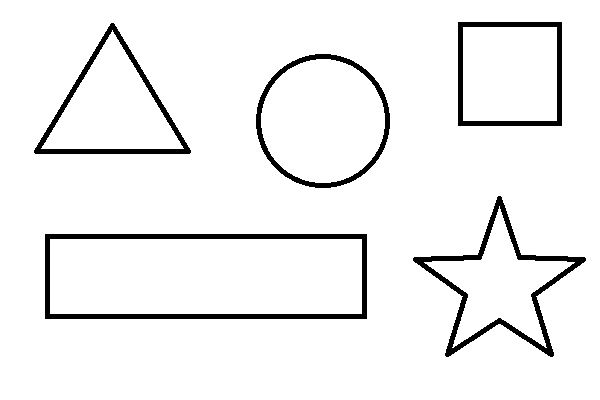
#> input picture Bootcamp OpenCV/shapes.png, 600 x 400 px
$ jupyter execute '24_Mini Project # 2 - Identifying Contours by Shape.ipynb'
#> lines starting #> are read from the running program, lines starting #| are printed output that depends on the picture; after the words box and inside, x2 and y2 are one past the last pixel; in counts of white or black regions, pixels touching at a corner belong together
[cell 1]
import numpy as np
import cv2

image = cv2.imread('./shapes.png')
#> image is the input picture: shape (400, 600, 3); 94.5% white; 5 black regions, box (x1, y1, x2, y2) and area: (45, 234, 367, 319) 3970, (413, 196, 586, 357) 3066, (34, 23, 191, 154) 2224, (256, 54, 390, 188) 2018, (458, 22, 562, 126) 1980
gray = cv2.cvtColor(image, cv2.COLOR_BGR2GRAY)

cv2.imshow('Identifying Shapes',image)
cv2.waitKey(0)

ret, thresh = cv2.threshold(gray, 127, 255, 1)
#> thresh: shape (400, 600); 5.5% white; 5 white regions

contours, hierarchy = cv2.findContours(thresh.copy(), cv2.RETR_LIST, cv2.CHAIN_APPROX_NONE)
#> contours = 10 contours; largest, box (x1, y1, x2, y2) and area: (45, 234, 367, 319) 26964, (49, 238, 363, 315) 23786, (256, 54, 390, 188) 13901, (260, 58, 386, 184) 12247, (458, 22, 562, 126) 10609

for cnt in contours:

    approx = cv2.approxPolyDP(cnt, 0.01*cv2.arcLength(cnt,True),True)

    if len(approx) == 3:
        shape_name = "Triangle"
        cv2.drawContours(image,[cnt],0,(200,255,0),-1)

        # Find contour center to place text at the center
        M = cv2.moments(cnt)
        cx = int(M['m10'] / M['m00'])
        cy = int(M['m01'] / M['m00'])
        cv2.putText(image, shape_name, (cx-40, cy), cv2.FONT_HERSHEY_SIMPLEX, 0.75, (0, 0, 0), 1)

    elif len(approx) == 4:
        x,y,w,h = cv2.boundingRect(cnt)
        M = cv2.moments(cnt)
        cx = int(M['m10'] / M['m00'])
        cy = int(M['m01'] / M['m00'])

        # Check to see if 4-side polygon is square or rectangle
        # cv2.boundingRect returns the top left and then width and
        if abs(w-h) <= 3:
            shape_name = "Square"

            # Find contour center to place text at the center
            cv2.drawContours(image, [cnt], 0, (0, 125 ,255), -1)
            cv2.putText(image, shape_name, (cx-40, cy), cv2.FONT_HERSHEY_SIMPLEX, 0.75, (0, 0, 0), 1)
        else:
            shape_name = "Rectangle"

            # Find contour center to place text at the center
            cv2.drawContours(image, [cnt], 0, (0, 0, 255), -1)
            M = cv2.moments(cnt)
            cx = int(M['m10'] / M['m00'])
            cy = int(M['m01'] / M['m00'])
            cv2.putText(image, shape_name, (cx-50, cy+10), cv2.FONT_HERSHEY_SIMPLEX, 0.75, (0, 0, 0), 1)

    elif len(approx) == 10:
        shape_name = "Star"
        cv2.drawContours(image, [cnt], 0, (255, 255, 0), -1)
        M = cv2.moments(cnt)
        cx = int(M['m10'] / M['m00'])
        cy = int(M['m01'] / M['m00'])
        cv2.putText(image, shape_name, (cx-18, cy), cv2.FONT_HERSHEY_SIMPLEX, 0.75, (0, 0, 0), 1)


    elif len(approx) >= 15:
        shape_name = "Circle"
        cv2.drawContours(image, [cnt], 0, (0, 255, 255), -1)
        M = cv2.moments(cnt)
        cx = int(M['m10'] / M['m00'])
        cy = int(M['m01'] / M['m00'])
        cv2.putText(image, shape_name, (cx-35, cy), cv2.FONT_HERSHEY_SIMPLEX, 0.75, (0, 0, 0), 1)

    cv2.imshow('Identifying Shapes',image)
    cv2.waitKey()
#> this loop made 10 passes
#> (approx, x, y, w, h, shape_name) on passes 1, 2, 8, 10: ([[49, 239], [361, 238], [362, 313], [50, 314]], 49, 238, 314, 77, 'Rectangle'), ([[45, 234], [45, 318], [366, 318], [366, 234]], 45, 234, 322, 85, 'Rectangle'), ([[462, 27], [556, 26], [557, 120], [463, 121]], 462, 26, 96, 96, 'Square'), ([[458, 22], [458, 125], [561, 125], [561, 22]], 458, 22, 104, 104, 'Square')
#> (approx, shape_name) on passes 7, 9: ([[40, 148], [112, 29], [184, 148]], 'Triangle'), ([[34, 150], [190, 152], [113, 23]], 'Triangle')
#> pass 1, `cv2.imshow('Identifying Shapes',image)`:
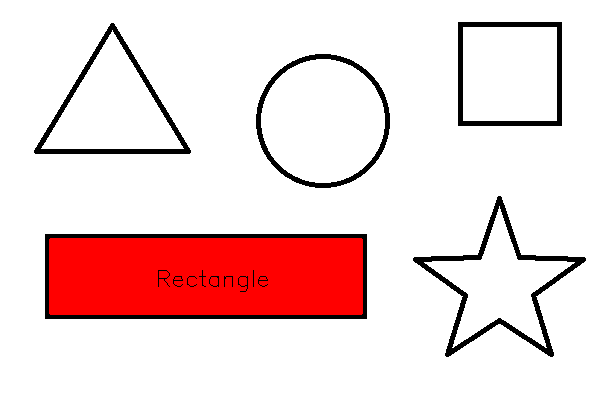
#> window 'Identifying Shapes': shape (400, 600, 3); mean B, G, R 216.1, 216.1, 241.4
#> pass 2, `cv2.imshow('Identifying Shapes',image)`:
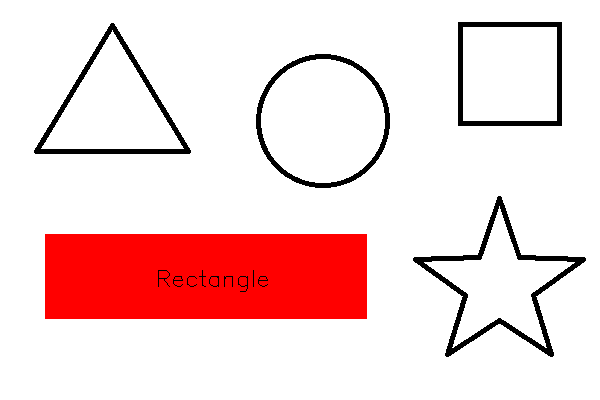
#> window 'Identifying Shapes': shape (400, 600, 3); mean B, G, R 216.1, 216.1, 244.8
#> after the loop:
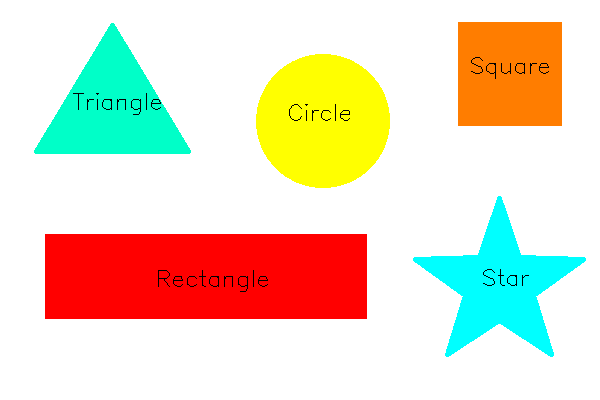
#> image: shape (400, 600, 3); mean B, G, R 196.7, 219.5, 231.8

cv2.destroyAllWindows()

$ run again, with Bootcamp OpenCV/Star.png copied over Bootcamp OpenCV/shapes.png
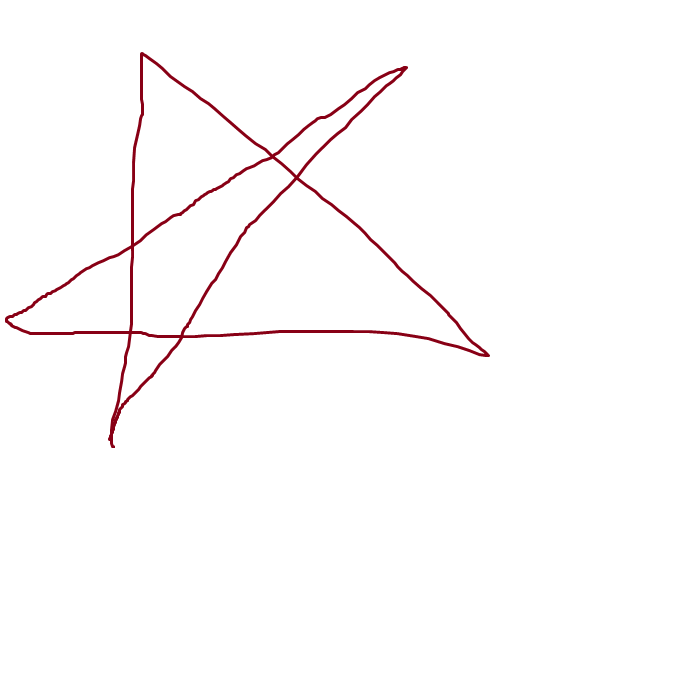
#> input picture Bootcamp OpenCV/Star.png, 700 x 700 px
#> image is the input picture: shape (700, 700, 3); mean B, G, R 251.7, 251.4, 253.3
#> `ret, thresh = cv2.threshold(gray, 127, 255, 1)`:
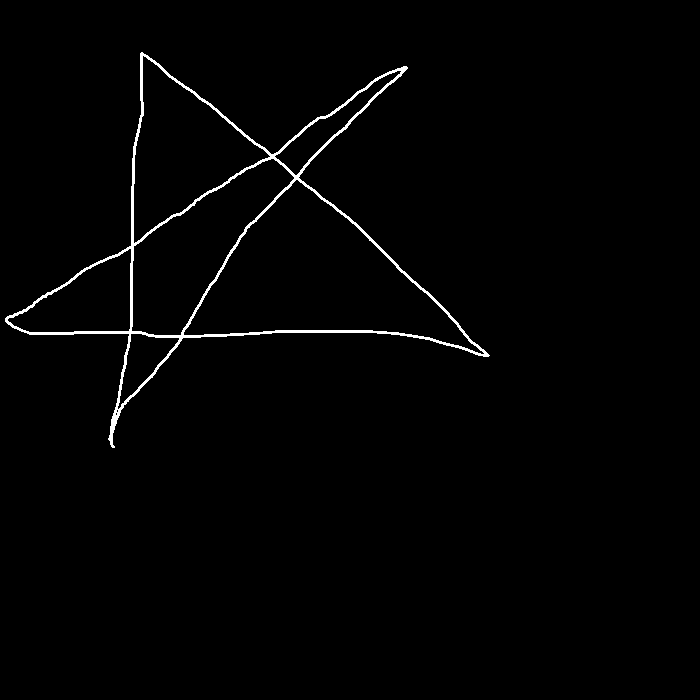
#> thresh: shape (700, 700); 1.3% white in thin lines or dots, all inside (x1, y1, x2, y2) = (5, 52, 490, 448)
#> contours = 9 contours, 2 with area under 20; largest, box (x1, y1, x2, y2) and area: (5, 52, 490, 448) 63622, (183, 179, 485, 355) 23622, (131, 158, 295, 336) 12654, (133, 55, 271, 244) 12326, (7, 248, 132, 333) 5901, (274, 70, 402, 176) 2540, (117, 333, 180, 410) 1996
#> the loop `for cnt in contours: ` made 9 passes
#> (approx, shape_name) on pass 8: ([[143, 55], [270, 156], [134, 243]], 'Triangle')
#> after the loop `for cnt in contours:`:
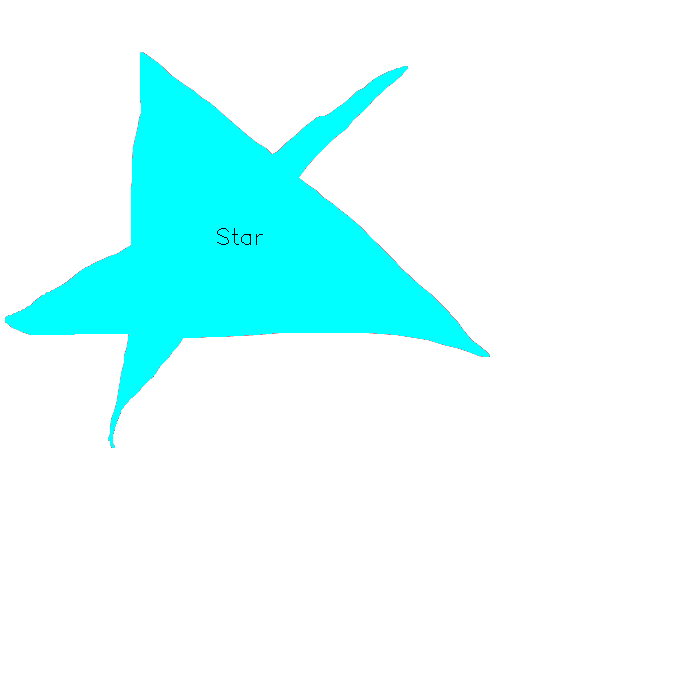
#> image: shape (700, 700, 3); 13.14% of pixels changed, all inside (x1, y1, x2, y2) = (5, 52, 490, 448)
